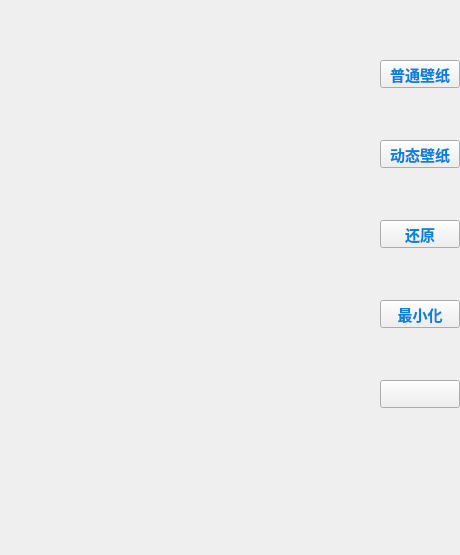
<?xml version="1.0" encoding="UTF-8"?>
<ui version="4.0">
 <class>Widget</class>
 <widget class="QWidget" name="Widget">
  <property name="enabled">
   <bool>true</bool>
  </property>
  <property name="geometry">
   <rect>
    <x>0</x>
    <y>0</y>
    <width>460</width>
    <height>555</height>
   </rect>
  </property>
  <property name="font">
   <font>
    <kerning>false</kerning>
   </font>
  </property>
  <property name="windowTitle">
   <string>Widget</string>
  </property>
  <property name="windowIcon">
   <iconset resource="bk.qrc">
    <normaloff>:/image/Mr.ico</normaloff>:/image/Mr.ico</iconset>
  </property>
  <property name="styleSheet">
   <string notr="true">QPushButton{

	color: rgb(8,129,217);
	
}
QPushButton::hover{
	width:60px;
	height:21px;
	border-color: rgb(0, 0, 0);
	
	
}
</string>
  </property>
  <widget class="QWidget" name="widget" native="true">
   <property name="geometry">
    <rect>
     <x>0</x>
     <y>0</y>
     <width>380</width>
     <height>555</height>
    </rect>
   </property>
   <property name="autoFillBackground">
    <bool>true</bool>
   </property>
   <widget class="QLabel" name="label">
    <property name="geometry">
     <rect>
      <x>0</x>
      <y>0</y>
      <width>380</width>
      <height>555</height>
     </rect>
    </property>
    <property name="autoFillBackground">
     <bool>true</bool>
    </property>
    <property name="text">
     <string/>
    </property>
   </widget>
  </widget>
  <widget class="QPushButton" name="pushButton">
   <property name="geometry">
    <rect>
     <x>380</x>
     <y>60</y>
     <width>80</width>
     <height>28</height>
    </rect>
   </property>
   <property name="font">
    <font>
     <family>楷体</family>
     <pointsize>11</pointsize>
     <weight>75</weight>
     <bold>true</bold>
    </font>
   </property>
   <property name="text">
    <string>普通壁纸</string>
   </property>
  </widget>
  <widget class="QPushButton" name="pushButton_2">
   <property name="geometry">
    <rect>
     <x>380</x>
     <y>140</y>
     <width>80</width>
     <height>28</height>
    </rect>
   </property>
   <property name="font">
    <font>
     <family>楷体</family>
     <pointsize>11</pointsize>
     <weight>75</weight>
     <bold>true</bold>
    </font>
   </property>
   <property name="text">
    <string>动态壁纸</string>
   </property>
  </widget>
  <widget class="QPushButton" name="pushButton_3">
   <property name="geometry">
    <rect>
     <x>380</x>
     <y>380</y>
     <width>80</width>
     <height>28</height>
    </rect>
   </property>
   <property name="font">
    <font>
     <pointsize>9</pointsize>
    </font>
   </property>
   <property name="autoFillBackground">
    <bool>true</bool>
   </property>
   <property name="styleSheet">
    <string notr="true"/>
   </property>
   <property name="text">
    <string/>
   </property>
   <property name="icon">
    <iconset resource="bk.qrc">
     <normaloff>:/image/io.png</normaloff>:/image/io.png</iconset>
   </property>
   <property name="iconSize">
    <size>
     <width>44</width>
     <height>33</height>
    </size>
   </property>
  </widget>
  <widget class="QPushButton" name="pushButton_4">
   <property name="geometry">
    <rect>
     <x>380</x>
     <y>220</y>
     <width>80</width>
     <height>28</height>
    </rect>
   </property>
   <property name="font">
    <font>
     <family>楷体</family>
     <pointsize>11</pointsize>
     <weight>75</weight>
     <bold>true</bold>
    </font>
   </property>
   <property name="autoFillBackground">
    <bool>false</bool>
   </property>
   <property name="styleSheet">
    <string notr="true"/>
   </property>
   <property name="text">
    <string>还原</string>
   </property>
  </widget>
  <widget class="QPushButton" name="pushButton_5">
   <property name="geometry">
    <rect>
     <x>380</x>
     <y>300</y>
     <width>80</width>
     <height>28</height>
    </rect>
   </property>
   <property name="font">
    <font>
     <family>楷体</family>
     <pointsize>11</pointsize>
     <weight>75</weight>
     <bold>true</bold>
    </font>
   </property>
   <property name="text">
    <string>最小化</string>
   </property>
  </widget>
 </widget>
 <resources>
  <include location="bk.qrc"/>
 </resources>
 <connections/>
</ui>
